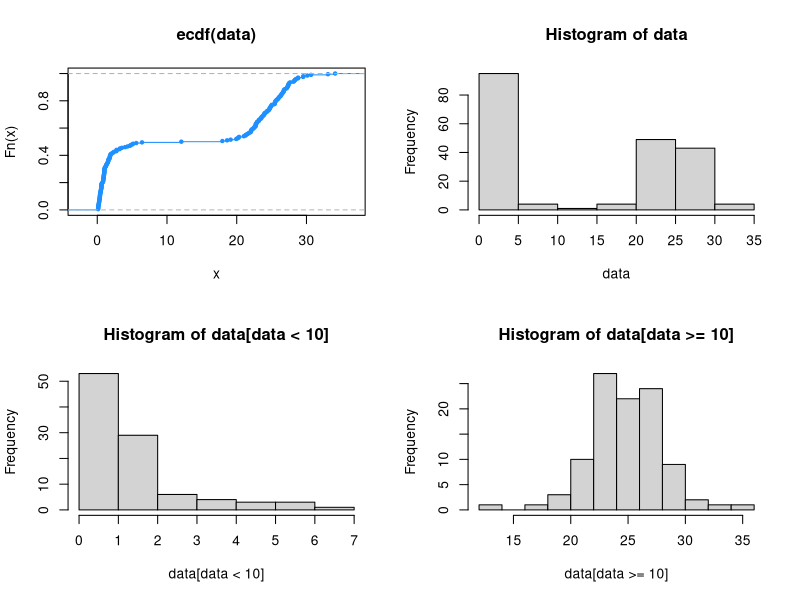
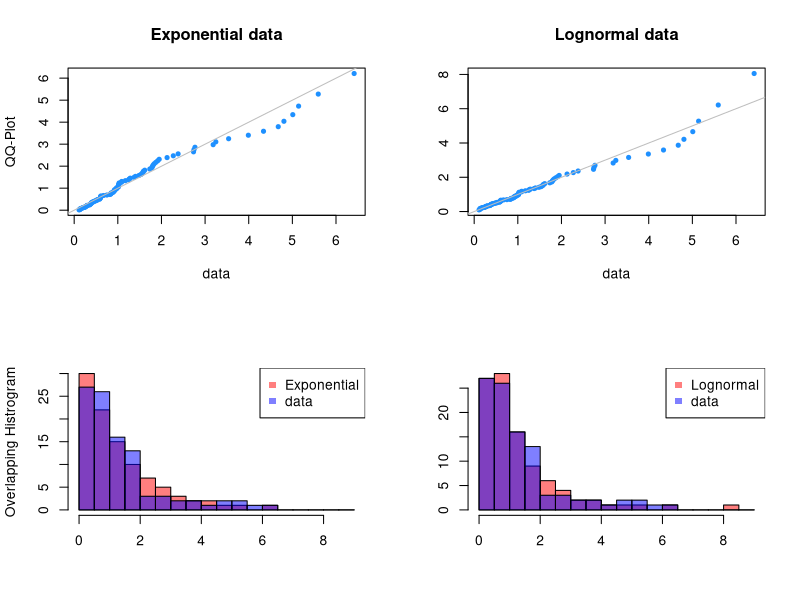

Source code (R) for these figures, in order:
analyze_data <- function(data){

  # Exploratory analysis shows that data might be a mixture of two distributions,
  # one with values in [0,10] and the other one which looks gaussian with mean ~25.
  # Because we excpect small values the latter one is the contamination.
  par(mfrow=c(2,2))
  plot(ecdf(data), col="dodgerblue", pch=20)
  hist(data)
  hist(data[data < 10])
  hist(data[data >= 10])
  
  # Only uncorupted data
  data = data[data < 10]
  n = length(data)
  
  # MLEs for lognormal and exp distributions
  log_mean = mean(log(data))
  log_sd = sd(log(data))
  exp_lam = 1 / mean(data)
  
  # Samples of the distributions (we used the quantiles to get a better, representative sample)
  # set.seed(10)
  # log_data = exp(rnorm(n, mean=log_mean, sd=log_sd))
  # exp_data = rexp(n, rate=exp_lam)
  levels = seq(0, 1, length.out=n+2)[1:n+1]
  log_q = exp(qnorm(levels, mean=log_mean, sd=log_sd))
  exp_q = qexp(levels, rate=exp_lam)
  
  # Visual analysis shows that the lognormal data fits (very slightly) better to the data,
  # although both seem to be a very good fit
  par(mfrow=c(2,2))
  # QQ-Plots
  qqplot(data, exp_q, col="dodgerblue", pch=20, main="Exponential data", ylab="QQ-Plot")
  abline(a=0, b=1, col="grey")
  qqplot(data, log_q, col="dodgerblue", pch=20, main="Lognormal data", ylab="")
  abline(a=0, b=1, col="grey")
  # (overlapping) histograms
  bins = seq(0, ceiling(max(c(data, log_q, exp_q))), 0.5)
  hist(exp_q, col=rgb(1,0,0,0.5), breaks=bins, main="", xlab="", ylab="Overlapping Histrogram")
  hist(data, col=rgb(0,0,1,0.5), breaks=bins, add=TRUE)
  legend("topright", legend=c("Exponential", "data"),
         col=c(rgb(1,0,0, 0.5), rgb(0,0,1, 0.5)), pch=c(15,15), cex=c(1,1))
  hist(log_q, col=rgb(1,0,0,0.5), breaks=bins, main="", xlab="", ylab="")
  hist(data, col=rgb(0,0,1,0.5), breaks=bins, add=TRUE)
  legend("topright", legend=c("Lognormal", "data"),
         col=c(rgb(1,0,0, 0.5), rgb(0,0,1, 0.5)), pch=c(15,15), cex=c(1,1))
  
  # chi-square goodness-of-fit test
  ind = c(0)
  Zs = c()
  p_logs = c()
  p_exps = c()
  Z = 0
  p_log = 0
  p_exp = 0
  for(i in seq(0, 9.5, 0.5)){
    # Extend interval
    p_log = p_log + pnorm(log(i+0.5), mean=log_mean, sd=log_sd) - pnorm(log(i), mean=log_mean, sd=log_sd)
    p_exp = p_exp + pexp(i+0.5, rate=exp_lam) - pexp(i, rate=exp_lam)
    Z = Z + sum(data >= i & data < i + 0.5)
    # Rule of thumb: np > 5
    if(n * min(p_exp, p_log) > 5){
      ind = c(ind, i + 0.5)
      Zs = c(Zs, Z)
      p_logs = c(p_logs, n * p_log)
      p_exps = c(p_exps, n * p_exp)
      Z = 0
      p_log = 0
      p_exp = 0
    }
  }
  # Rest
  ind = c(ind, Inf)
  Zs = c(Zs, n - sum(Zs))
  p_logs = c(p_logs, n - sum(p_logs))
  p_exps = c(p_exps, n - sum(p_exps))
  
  # Output results
  cat("interval  |")
  for(i in 2:length(ind)){
    cat(sprintf(" [%.1f, %.1f]", ind[i-1], ind[i]))
  }
  cat("\n")
  caption = c("Z        ", "np (logn)", "np (exp) ")
  vals = list(Zs, p_logs, p_exps)
  for(i in 1:3){
    cat(caption[i], "| ")
    for(v in vals[i]){
      cat(sprintf("%10.2f", v))
    }
    cat("\n")
  }
  cat("\n")
  
  # test statistic
  chi_log = 0
  chi_exp = 0
  N = length(Zs)
  for(i in 1:N){
    chi_log = chi_log + (Zs[i] - p_logs[i])^2 / p_logs[i]
    chi_exp = chi_exp + (Zs[i] - p_exps[i])^2 / p_exps[i]
  }
  
  test <- function(label, chi, q){
    qu = qchisq(0.95, N-q-1)
    p = pchisq(chi, N-q-1)
    cat(sprintf("%s chi = %5.2f, quantile = %5.2f, p-value = %4.2f\n", label, chi, qu, p))
    if(chi < qu){
      cat("No evidence for unfitness of distribution.\n")
    }
    else{
      cat("Null rejected, evidence sugests distribution does not match.\n")
    }
  }
  
  test("logn:", chi_log, 2)
  test("exp: ", chi_exp, 1)
  
  # test from library (with wrong df)
  # chisq.test(Zs, p=p_logs/n)
  # chisq.test(Zs, p=p_exps/n)
  
  # In summary, the statistical test shows that both distributions are a very good fit for the data.
}

data = read.csv("Sheet_10/measurement.csv")$data
analyze_data(data)